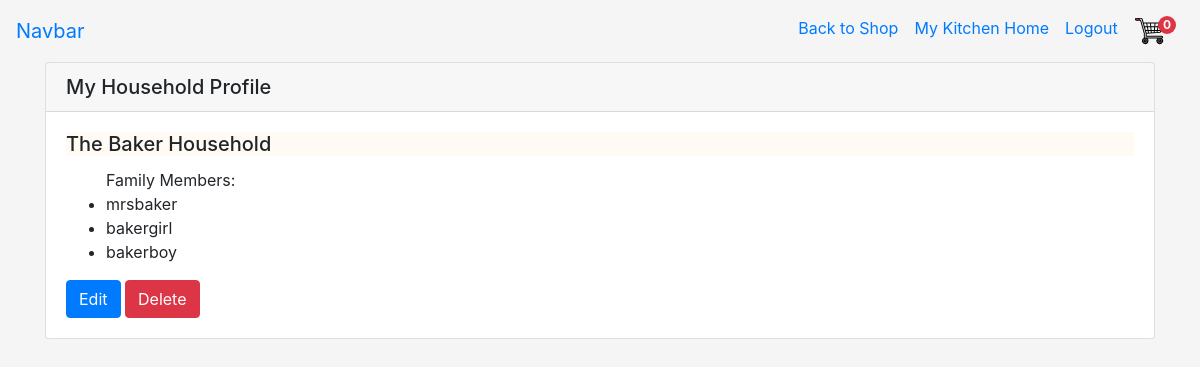
Page /mykitchen/view-household/19 (signed in) on the committed database.
### mykitchen/models.py (models this page shows, shortened)
class Household(models.Model):
    name = models.CharField(blank=False, max_length=50,
                            help_text='Name to identify your household')
    owner = models.ForeignKey(User,
                              blank=False,
                              on_delete=models.SET(get_sentinel_user))

class Member(models.Model):
    user = models.ForeignKey(User, on_delete=models.CASCADE,
                             related_name="user")
    household = models.ForeignKey(Household, on_delete=models.CASCADE,
                                  related_name="household")

### mykitchen/views.py (the view)
# urls.py: path('view-household/<int:household_id>', mykitchen.views.view_household,
@login_required
@permission_required(['mykitchen.view_household',
                      'mykitchen.view_member'])
def view_household(request, household_id):
    household = Household.objects.get(id=household_id)
    members = Member.objects.filter(household=household)
    return render(request, 'mykitchen/view_household.template.html', {
        'household': household,
        'members': members
    })

### cart/contexts.py (called while the page is built)
def cart_contents(request):
    cart = request.session.get("shopping_cart", {})
    return {
        'shopping_cart': cart,
        'item_count': len(cart)
}

### mykitchen/templates/mykitchen/view_household.template.html (shortened to what this page needs)
{% extends 'base_kitchen.template.html' %}
{%load static %}
{% block content%}
<div class="card">
  <h5 class="card-header">My Household Profile</h5>
  <div class="card-body">
    <h5 class="card-title">{{household.name}}</h5>
    <ul class="card-text">Family Members:
    {% for member in members %}
    <li> {{member.user}}</li>
    {% endfor %}
    </ul>
    <a href="{% url 'edit_household' household_id=household.id%}" class="btn btn-primary" role="button">Edit</a>
    <button type="button" class="btn btn-danger" data-toggle="modal" data-target="#deleteModal-{{household.id}}">
    Delete
    </button>
  </div>
</div>
{% endblock %}

### static/css/styles.css (style rules this page uses)
body { background-color: whitesmoke; }
h5.card-title { background-color: rgba(255, 250, 240, 0.7); text-shadow: 3px 3px 3px floralwhite; }

### rows in the picture
Household: name "The Baker Household"
Member: user "mrsbaker"
Member: user "bakergirl"
Member: user "bakerboy"

### other values in the picture
{{ item_count }} "0"
